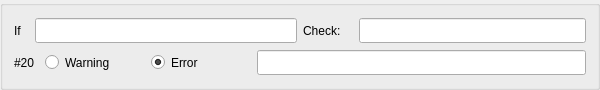
         <widget class="QGroupBox" name="groupBox_ch12">
          <property name="sizePolicy">
           <sizepolicy hsizetype="MinimumExpanding" vsizetype="Fixed">
            <horstretch>0</horstretch>
            <verstretch>0</verstretch>
           </sizepolicy>
          </property>
          <property name="minimumSize">
           <size>
            <width>600</width>
            <height>90</height>
           </size>
          </property>
          <property name="maximumSize">
           <size>
            <width>16777215</width>
            <height>90</height>
           </size>
          </property>
          <property name="title">
           <string/>
          </property>
          <layout class="QHBoxLayout" name="horizontalLayout_431">
           <item>
            <layout class="QVBoxLayout" name="verticalLayout_110">
             <item>
              <layout class="QHBoxLayout" name="horizontalLayout_432">
               <item>
                <layout class="QHBoxLayout" name="horizontalLayout_433">
                 <item>
                  <widget class="QLabel" name="label_441">
                   <property name="sizePolicy">
                    <sizepolicy hsizetype="Fixed" vsizetype="Fixed">
                     <horstretch>0</horstretch>
                     <verstretch>0</verstretch>
                    </sizepolicy>
                   </property>
                   <property name="minimumSize">
                    <size>
                     <width>15</width>
                     <height>25</height>
                    </size>
                   </property>
                   <property name="text">
                    <string>If</string>
                   </property>
                  </widget>
                 </item>
                 <item>
                  <widget class="QLineEdit" name="check_if_20">
                   <property name="sizePolicy">
                    <sizepolicy hsizetype="MinimumExpanding" vsizetype="Fixed">
                     <horstretch>0</horstretch>
                     <verstretch>0</verstretch>
                    </sizepolicy>
                   </property>
                   <property name="minimumSize">
                    <size>
                     <width>160</width>
                     <height>25</height>
                    </size>
                   </property>
                  </widget>
                 </item>
                </layout>
               </item>
               <item>
                <layout class="QHBoxLayout" name="horizontalLayout_434">
                 <item>
                  <widget class="QLabel" name="label_442">
                   <property name="sizePolicy">
                    <sizepolicy hsizetype="Fixed" vsizetype="Fixed">
                     <horstretch>0</horstretch>
                     <verstretch>0</verstretch>
                    </sizepolicy>
                   </property>
                   <property name="minimumSize">
                    <size>
                     <width>50</width>
                     <height>25</height>
                    </size>
                   </property>
                   <property name="text">
                    <string>Check:</string>
                   </property>
                  </widget>
                 </item>
                 <item>
                  <widget class="QLineEdit" name="check_check_20">
                   <property name="sizePolicy">
                    <sizepolicy hsizetype="MinimumExpanding" vsizetype="Fixed">
                     <horstretch>0</horstretch>
                     <verstretch>0</verstretch>
                    </sizepolicy>
                   </property>
                   <property name="minimumSize">
                    <size>
                     <width>160</width>
                     <height>25</height>
                    </size>
                   </property>
                  </widget>
                 </item>
                </layout>
               </item>
              </layout>
             </item>
             <item>
              <layout class="QHBoxLayout" name="horizontalLayout_435">
               <item>
                <widget class="QLabel" name="label_443">
                 <property name="sizePolicy">
                  <sizepolicy hsizetype="Fixed" vsizetype="Fixed">
                   <horstretch>0</horstretch>
                   <verstretch>0</verstretch>
                  </sizepolicy>
                 </property>
                 <property name="minimumSize">
                  <size>
                   <width>25</width>
                   <height>25</height>
                  </size>
                 </property>
                 <property name="maximumSize">
                  <size>
                   <width>25</width>
                   <height>25</height>
                  </size>
                 </property>
                 <property name="text">
                  <string>#20</string>
                 </property>
                </widget>
               </item>
               <item>
                <layout class="QHBoxLayout" name="horizontalLayout_436">
                 <item>
                  <widget class="QRadioButton" name="check_warning_20">
                   <property name="minimumSize">
                    <size>
                     <width>100</width>
                     <height>25</height>
                    </size>
                   </property>
                   <property name="text">
                    <string>Warning</string>
                   </property>
                  </widget>
                 </item>
                 <item>
                  <widget class="QRadioButton" name="check_error_20">
                   <property name="minimumSize">
                    <size>
                     <width>100</width>
                     <height>25</height>
                    </size>
                   </property>
                   <property name="text">
                    <string>Error</string>
                   </property>
                   <property name="checked">
                    <bool>true</bool>
                   </property>
                  </widget>
                 </item>
                </layout>
               </item>
               <item>
                <widget class="QLineEdit" name="check_message_20">
                 <property name="sizePolicy">
                  <sizepolicy hsizetype="MinimumExpanding" vsizetype="Fixed">
                   <horstretch>0</horstretch>
                   <verstretch>0</verstretch>
                  </sizepolicy>
                 </property>
                 <property name="minimumSize">
                  <size>
                   <width>170</width>
                   <height>25</height>
                  </size>
                 </property>
                </widget>
               </item>
              </layout>
             </item>
            </layout>
           </item>
          </layout>
         </widget>
